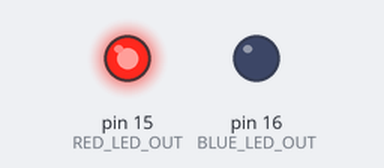
Recording of a program running on a simulated Arduino Uno, built with avr-gcc and run on an emulated ATmega328P. Shown: output pins drawn as LEDs (lit = HIGH).

Above: at 0.4 s.
At 1.9 s:
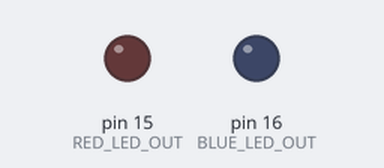
At 2.5 s:
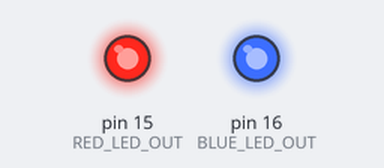
At 4.6 s:
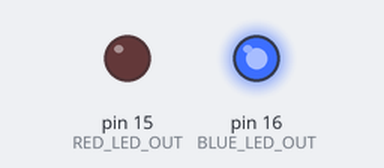
Timing chart, 0 to 5.5 s (numbered marks = the images above):
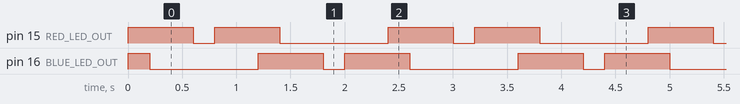

The program:

main.cpp
```cpp
#include <Arduino.h>


#define RED_LED_OUT 15  // Пін до якого підключено червоний світлодіод
#define BLUE_LED_OUT 16 // Пін до якого підключено синій світлодіод

void setup() {
    // Налаштовуємо піни як вихіди (OUTPUT), щоб контролер міг подавати на них напругу
    pinMode(RED_LED_OUT, OUTPUT);
    pinMode(BLUE_LED_OUT, OUTPUT);
}

void loop() {
    // Обидва світлодіоди увімкнено
    digitalWrite(BLUE_LED_OUT, HIGH);
    digitalWrite(RED_LED_OUT, HIGH);
    delay(200);

    // Тільки червоний світлодіод увімкнено
    digitalWrite(BLUE_LED_OUT, LOW);
    digitalWrite(RED_LED_OUT, HIGH);
    delay(400);

    // Обидва світлодіоди вимкнено
    digitalWrite(BLUE_LED_OUT, LOW);
    digitalWrite(RED_LED_OUT, LOW);
    delay(200);

    // Тільки червоний світлодіод увімкнено
    digitalWrite(BLUE_LED_OUT, LOW);
    digitalWrite(RED_LED_OUT, HIGH);
    delay(400);

    // Обидва світлодіоди увімкнено
    digitalWrite(BLUE_LED_OUT, HIGH);
    digitalWrite(RED_LED_OUT, HIGH);
    delay(200);

    // Тільки синій світлодіод увімкнено
    digitalWrite(BLUE_LED_OUT, HIGH);
    digitalWrite(RED_LED_OUT, LOW);
    delay(400);

    // Обидва світлодіоди вимкнено
    digitalWrite(BLUE_LED_OUT, LOW);
    digitalWrite(RED_LED_OUT, LOW);
    delay(200);

    // Тільки синій світлодіод увімкнено
    digitalWrite(BLUE_LED_OUT, HIGH);
    digitalWrite(RED_LED_OUT, LOW);
    delay(400);
}
```

Measured:
- by itself, pin 15 (RED_LED_OUT): repeats every 2.4 s: LOW 0.20 s, HIGH 0.60 s, LOW 1.0 s, HIGH 0.60 s
- by itself, pin 16 (BLUE_LED_OUT): repeats every 2.4 s: LOW 1.0 s, HIGH 0.60 s, LOW 0.20 s, HIGH 0.60 s
- by itself, everything shown: repeats every 2.4 s, in 8 steps
